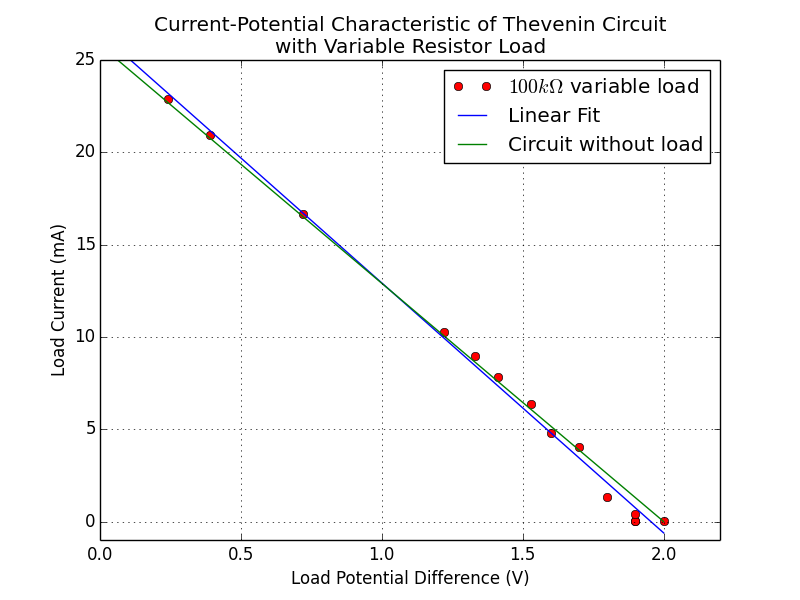

This chart was generated by the following Python code:
import matplotlib.pyplot as plt
import numpy as np

# Import data from file and skip header row
x, y, y_actual = np.loadtxt('fig_TheveninWithLoad.csv', delimiter=',', unpack=True, skiprows=1)

# Linear fit
m, b = np.polyfit(x,y_actual,1)
x_fit = np.arange(-1,3)
y_fit = (m * x_fit + b) * (10**3)

# Theory curve from our first method
v_theory = 2.00
i_theory = 25.8 * (10**-3)
r_theory = 77.5
y_theory = (v_theory / r_theory) - ((1 / r_theory) * x_fit)

# Some math for the paper
R_th = -1. / m
V_th = b * R_th

print "Thevenin Resistance:"
print R_th
print "\nThevenin Potential:"
print V_th

# Plot some stuff
plt.plot(x,y_actual*(10**3),'ro', label="$100 k\Omega$ variable load")
plt.plot(x_fit,y_fit, label="Linear Fit")
plt.plot(x_fit,y_theory*(10**3), label="Circuit without load")

# Set plot formatting
plt.xlim(0.,2.2)
plt.ylim(-1.,25.)
plt.grid(True)

# Labels and text
plt.xlabel("Load Potential Difference (V)")
plt.ylabel("Load Current (mA)")
plt.title("Current-Potential Characteristic of Thevenin Circuit\nwith Variable Resistor Load")
plt.legend()

# Show the plot
plt.show()
